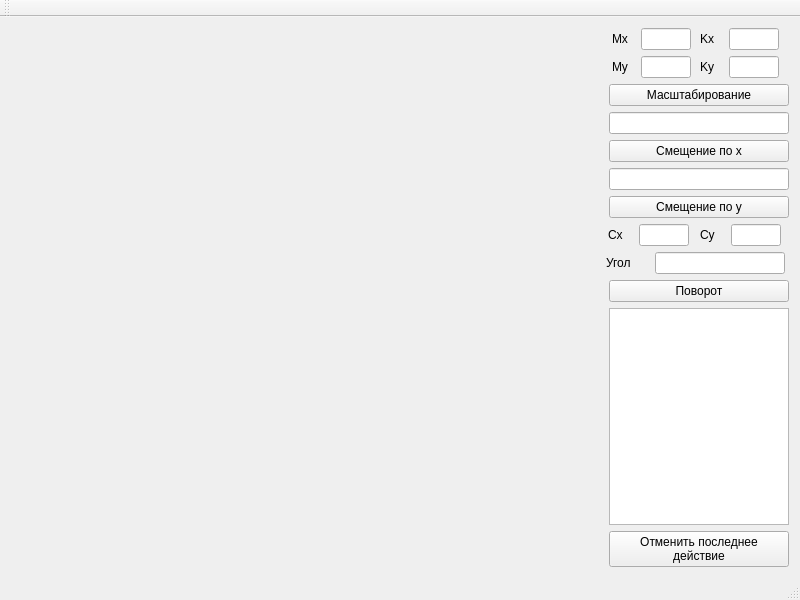
<?xml version="1.0" encoding="UTF-8"?>
<ui version="4.0">
 <class>MainWindow</class>
 <widget class="QMainWindow" name="MainWindow">
  <property name="geometry">
   <rect>
    <x>0</x>
    <y>0</y>
    <width>800</width>
    <height>600</height>
   </rect>
  </property>
  <property name="minimumSize">
   <size>
    <width>800</width>
    <height>600</height>
   </size>
  </property>
  <property name="windowTitle">
   <string>MainWindow</string>
  </property>
  <widget class="QWidget" name="centralWidget">
   <layout class="QGridLayout" name="gridLayout_2">
    <item row="1" column="2" alignment="Qt::AlignHCenter">
     <widget class="QPushButton" name="btnScale">
      <property name="minimumSize">
       <size>
        <width>180</width>
        <height>0</height>
       </size>
      </property>
      <property name="maximumSize">
       <size>
        <width>180</width>
        <height>16777215</height>
       </size>
      </property>
      <property name="text">
       <string>Масштабирование</string>
      </property>
     </widget>
    </item>
    <item row="2" column="2">
     <widget class="QLineEdit" name="lineOffsetX">
      <property name="minimumSize">
       <size>
        <width>180</width>
        <height>0</height>
       </size>
      </property>
      <property name="maximumSize">
       <size>
        <width>180</width>
        <height>16777215</height>
       </size>
      </property>
     </widget>
    </item>
    <item row="3" column="2" alignment="Qt::AlignHCenter">
     <widget class="QPushButton" name="btnOffseX">
      <property name="minimumSize">
       <size>
        <width>180</width>
        <height>0</height>
       </size>
      </property>
      <property name="maximumSize">
       <size>
        <width>180</width>
        <height>16777215</height>
       </size>
      </property>
      <property name="text">
       <string>Смещение по x</string>
      </property>
     </widget>
    </item>
    <item row="4" column="2">
     <widget class="QLineEdit" name="lineOffsetY">
      <property name="minimumSize">
       <size>
        <width>180</width>
        <height>0</height>
       </size>
      </property>
      <property name="maximumSize">
       <size>
        <width>180</width>
        <height>16777215</height>
       </size>
      </property>
     </widget>
    </item>
    <item row="5" column="2" alignment="Qt::AlignHCenter">
     <widget class="QPushButton" name="btnOffsetY">
      <property name="minimumSize">
       <size>
        <width>180</width>
        <height>0</height>
       </size>
      </property>
      <property name="maximumSize">
       <size>
        <width>180</width>
        <height>16777215</height>
       </size>
      </property>
      <property name="text">
       <string>Смещение по y</string>
      </property>
     </widget>
    </item>
    <item row="7" column="2" alignment="Qt::AlignHCenter">
     <widget class="QPushButton" name="btnRotate">
      <property name="minimumSize">
       <size>
        <width>180</width>
        <height>0</height>
       </size>
      </property>
      <property name="maximumSize">
       <size>
        <width>180</width>
        <height>16777215</height>
       </size>
      </property>
      <property name="text">
       <string>Поворот</string>
      </property>
     </widget>
    </item>
    <item row="8" column="0">
     <spacer name="horizontalSpacer">
      <property name="orientation">
       <enum>Qt::Horizontal</enum>
      </property>
      <property name="sizeHint" stdset="0">
       <size>
        <width>40</width>
        <height>20</height>
       </size>
      </property>
     </spacer>
    </item>
    <item row="8" column="2">
     <widget class="QListWidget" name="listActions">
      <property name="minimumSize">
       <size>
        <width>180</width>
        <height>0</height>
       </size>
      </property>
      <property name="maximumSize">
       <size>
        <width>180</width>
        <height>16777215</height>
       </size>
      </property>
     </widget>
    </item>
    <item row="9" column="2" alignment="Qt::AlignHCenter">
     <widget class="QPushButton" name="btnCancel">
      <property name="minimumSize">
       <size>
        <width>180</width>
        <height>0</height>
       </size>
      </property>
      <property name="maximumSize">
       <size>
        <width>180</width>
        <height>16777215</height>
       </size>
      </property>
      <property name="text">
       <string>Отменить последнее
действие</string>
      </property>
     </widget>
    </item>
    <item row="0" column="1" colspan="2">
     <layout class="QGridLayout" name="gridLayout">
      <property name="sizeConstraint">
       <enum>QLayout::SetMinAndMaxSize</enum>
      </property>
      <property name="horizontalSpacing">
       <number>0</number>
      </property>
      <property name="verticalSpacing">
       <number>6</number>
      </property>
      <item row="1" column="0">
       <widget class="QLabel" name="label_4">
        <property name="maximumSize">
         <size>
          <width>20</width>
          <height>16777215</height>
         </size>
        </property>
        <property name="text">
         <string>My</string>
        </property>
       </widget>
      </item>
      <item row="1" column="2">
       <widget class="QLabel" name="label_2">
        <property name="maximumSize">
         <size>
          <width>20</width>
          <height>16777215</height>
         </size>
        </property>
        <property name="text">
         <string>Ky</string>
        </property>
       </widget>
      </item>
      <item row="0" column="3">
       <widget class="QLineEdit" name="lineScaleX">
        <property name="minimumSize">
         <size>
          <width>50</width>
          <height>0</height>
         </size>
        </property>
        <property name="maximumSize">
         <size>
          <width>50</width>
          <height>16777215</height>
         </size>
        </property>
       </widget>
      </item>
      <item row="1" column="1">
       <widget class="QLineEdit" name="lineScaleCenterY">
        <property name="minimumSize">
         <size>
          <width>50</width>
          <height>0</height>
         </size>
        </property>
        <property name="maximumSize">
         <size>
          <width>50</width>
          <height>16777215</height>
         </size>
        </property>
       </widget>
      </item>
      <item row="1" column="3">
       <widget class="QLineEdit" name="lineScaleY">
        <property name="minimumSize">
         <size>
          <width>50</width>
          <height>0</height>
         </size>
        </property>
        <property name="maximumSize">
         <size>
          <width>50</width>
          <height>16777215</height>
         </size>
        </property>
       </widget>
      </item>
      <item row="0" column="0">
       <widget class="QLabel" name="label_3">
        <property name="maximumSize">
         <size>
          <width>20</width>
          <height>16777215</height>
         </size>
        </property>
        <property name="text">
         <string>Mx</string>
        </property>
       </widget>
      </item>
      <item row="0" column="1">
       <widget class="QLineEdit" name="lineScaleCenterX">
        <property name="minimumSize">
         <size>
          <width>50</width>
          <height>0</height>
         </size>
        </property>
        <property name="maximumSize">
         <size>
          <width>50</width>
          <height>16777215</height>
         </size>
        </property>
       </widget>
      </item>
      <item row="0" column="2">
       <widget class="QLabel" name="label">
        <property name="maximumSize">
         <size>
          <width>20</width>
          <height>16777215</height>
         </size>
        </property>
        <property name="text">
         <string>Kx</string>
        </property>
       </widget>
      </item>
     </layout>
    </item>
    <item row="6" column="1" colspan="2">
     <layout class="QVBoxLayout" name="verticalLayout">
      <item>
       <layout class="QHBoxLayout" name="horizontalLayout">
        <item>
         <widget class="QLabel" name="label_5">
          <property name="maximumSize">
           <size>
            <width>20</width>
            <height>16777215</height>
           </size>
          </property>
          <property name="text">
           <string>Cx</string>
          </property>
         </widget>
        </item>
        <item>
         <widget class="QLineEdit" name="lineRotateCenterX">
          <property name="minimumSize">
           <size>
            <width>50</width>
            <height>0</height>
           </size>
          </property>
          <property name="maximumSize">
           <size>
            <width>50</width>
            <height>16777215</height>
           </size>
          </property>
         </widget>
        </item>
        <item>
         <widget class="QLabel" name="label_6">
          <property name="maximumSize">
           <size>
            <width>20</width>
            <height>16777215</height>
           </size>
          </property>
          <property name="text">
           <string>Cy</string>
          </property>
         </widget>
        </item>
        <item>
         <widget class="QLineEdit" name="lineRotateCenterY">
          <property name="minimumSize">
           <size>
            <width>50</width>
            <height>0</height>
           </size>
          </property>
          <property name="maximumSize">
           <size>
            <width>50</width>
            <height>16777215</height>
           </size>
          </property>
         </widget>
        </item>
       </layout>
      </item>
      <item>
       <layout class="QHBoxLayout" name="horizontalLayout_2">
        <item>
         <widget class="QLabel" name="label_7">
          <property name="maximumSize">
           <size>
            <width>40</width>
            <height>16777215</height>
           </size>
          </property>
          <property name="text">
           <string>Угол</string>
          </property>
         </widget>
        </item>
        <item>
         <widget class="QLineEdit" name="lineRotate">
          <property name="minimumSize">
           <size>
            <width>130</width>
            <height>0</height>
           </size>
          </property>
          <property name="maximumSize">
           <size>
            <width>130</width>
            <height>16777215</height>
           </size>
          </property>
         </widget>
        </item>
       </layout>
      </item>
     </layout>
    </item>
   </layout>
  </widget>
  <widget class="QMenuBar" name="menuBar">
   <property name="geometry">
    <rect>
     <x>0</x>
     <y>0</y>
     <width>800</width>
     <height>22</height>
    </rect>
   </property>
  </widget>
  <widget class="QToolBar" name="mainToolBar">
   <attribute name="toolBarArea">
    <enum>TopToolBarArea</enum>
   </attribute>
   <attribute name="toolBarBreak">
    <bool>false</bool>
   </attribute>
  </widget>
  <widget class="QStatusBar" name="statusBar"/>
 </widget>
 <layoutdefault spacing="6" margin="11"/>
 <resources/>
 <connections/>
</ui>
